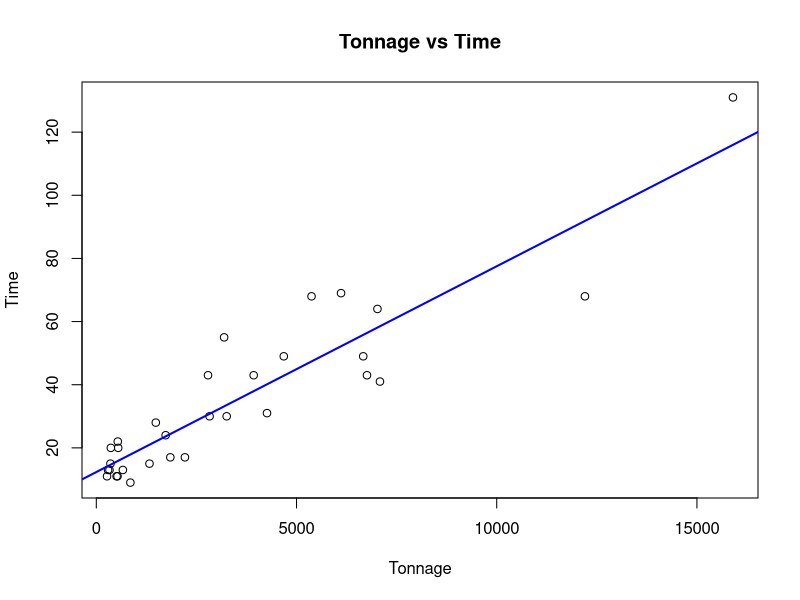
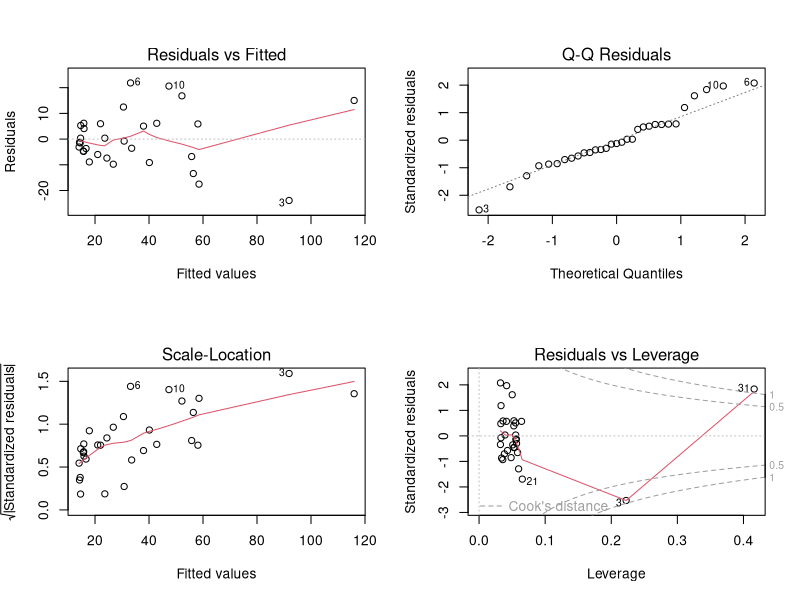
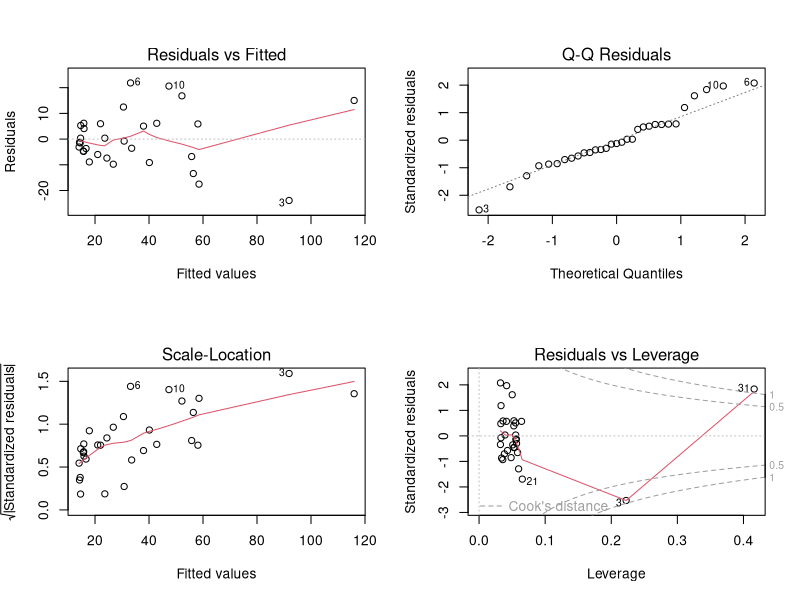
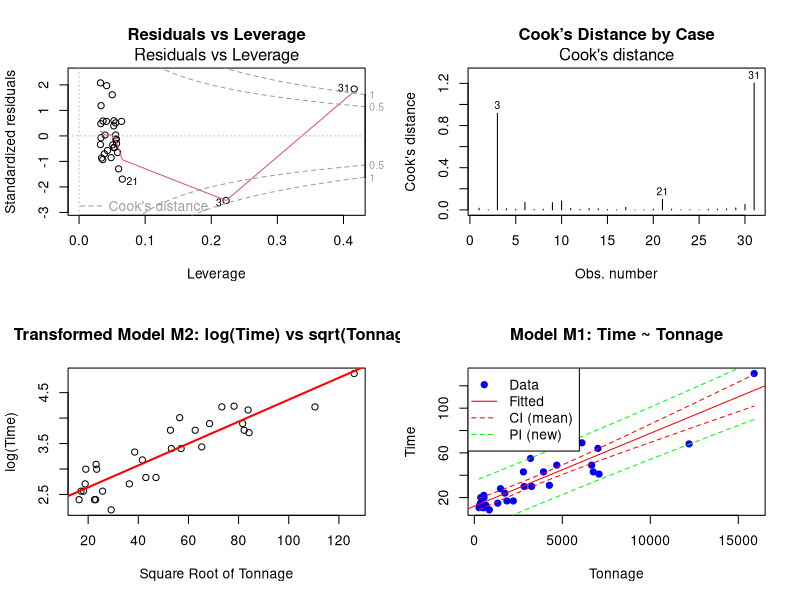
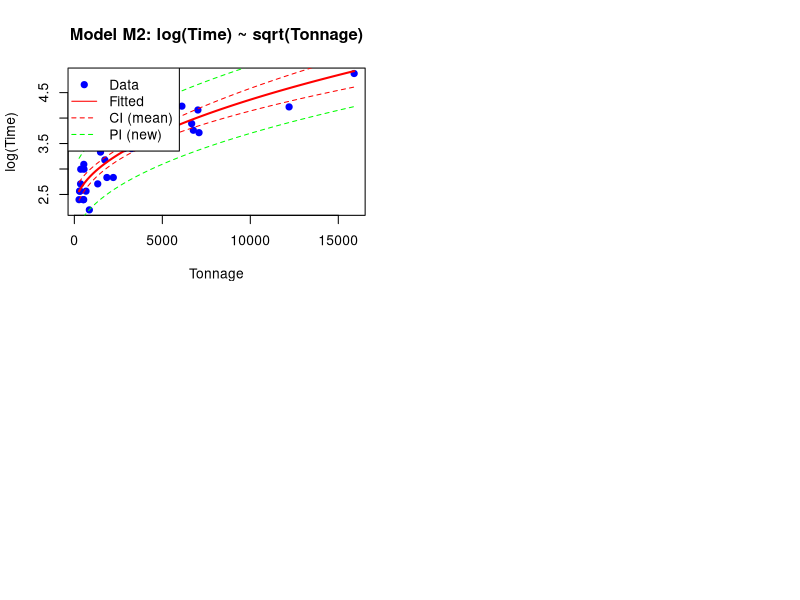

Recreate these plots in R, in order.
## ---- chunk 1
knitr::opts_chunk$set(echo = TRUE)
## ---- chunk 2
1 - pnorm (15, 25, 4)
## ---- chunk 3
probability <- pnorm(35, 25, 4) - pnorm(20, 25, 4)
probability
## ---- chunk 4
qnorm(1- 0.01, 25, 4)
## ---- chunk 5
lower_bound <- qnorm(0.05, 25, 4)
upper_bound <- qnorm(0.95, 25, 4)
lower_bound
upper_bound
## ---- chunk 6
  set.seed(123)
  mean_no_disease <- 195.2745
  mean_disease <- 216.1906
  var_no_disease <- 1303.9231
  var_disease <- 1850.2488
  n_no_disease <- 51
  n_disease <- 320
  group1 <- rnorm(n_no_disease, mean_no_disease, sqrt(var_no_disease))
  group2 <- rnorm(n_disease, mean_disease, sqrt(var_disease))
  t_test_result <- t.test(group1, group2, var.equal = FALSE, conf.level = 0.99)
  t_test_result

## ---- chunk 7
t_test_result$conf.int
## ---- chunk 8
data <- read.table("glakes.txt", header = TRUE)
model1 <- lm(Time ~ Tonnage, data = data)
plot(data$Tonnage, data$Time, main = "Tonnage vs Time", xlab = "Tonnage", ylab = "Time")
abline(model1, col = "blue", lwd = 2)
## ---- chunk 9
data <- read.table("glakes.txt", header = TRUE)
fit_glakes <- lm(Time ~ Tonnage, data = data)
summary(fit_glakes)
par(mfrow = c(2, 2))
plot(fit_glakes)
## ---- chunk 10
glakes <- read.table("glakes.txt", header = TRUE)
fit_glakes <- lm(Time ~ Tonnage, data = data)
par(mfrow = c(2, 2)) 
plot(fit_glakes)
glakes_infl <- influence.measures(fit_glakes)
leverage_inv <- hatvalues(fit_glakes)
cooks_dist_inv <- cooks.distance(fit_glakes)
leverage_inv
cooks_dist_inv
plot(fit_glakes, which = 5, main = "Residuals vs Leverage")
plot(fit_glakes, which = 4, main = "Cook’s Distance by Case")
## ---- chunk 11
glakes <- read.table("glakes.txt", header = TRUE)
fit_m2 <- lm(log(Time) ~ sqrt(Tonnage), data = glakes)
plot(log(Time) ~ sqrt(Tonnage), data = glakes, main = "Transformed Model M2: log(Time) vs sqrt(Tonnage)", xlab = "Square Root of Tonnage", ylab = "log(Time)")
abline(fit_m2, col = "red", lwd = 2)
summary(fit_m2)
## ---- chunk 12
glakes <- read.table("glakes.txt", header = TRUE)
m2 <- lm(log(Time) ~ sqrt(Tonnage), data = glakes)
summary(m2)
## ---- chunk 13
glakes <- read.table("glakes.txt", header = TRUE)
 m1 <- lm(Time ~ Tonnage, data = glakes)
 newdata <- data.frame(Tonnage = 10000)
 m1_pred <- predict(m1, newdata, interval = "confidence", level = 0.95)
 m1_pred_pred <- predict(m1, newdata, interval = "prediction", level = 0.95)
 m1_pred
 m1_pred_pred
plot(glakes$Tonnage, glakes$Time, main = "Model M1: Time ~ Tonnage", xlab = "Tonnage", ylab = "Time", pch = 19, col = "blue")
abline(m1, col = "red")
tonnage_seq <- seq(min(glakes$Tonnage), max(glakes$Tonnage), length.out = 100)
m1_conf <- predict(m1, newdata = data.frame(Tonnage = tonnage_seq), interval = "confidence")
m1_pred_band <- predict(m1, newdata = data.frame(Tonnage = tonnage_seq), interval = "prediction")
lines(tonnage_seq, m1_conf[, "lwr"], col = "red", lty = 2)
lines(tonnage_seq, m1_conf[, "upr"], col = "red", lty = 2)
lines(tonnage_seq, m1_pred_band[, "lwr"], col = "green", lty = 2)
lines(tonnage_seq, m1_pred_band[, "upr"], col = "green", lty = 2)
legend("topleft", legend = c("Data", "Fitted", "CI (mean)", "PI (new)"), col = c("blue", "red", "red", "green"), lty = c(NA, 1, 2, 2), pch = c(19, NA, NA, NA))

## ---- chunk 14
 glakes <- read.table("glakes.txt", header = TRUE)
 m2 <- lm(log(Time) ~ I(Tonnage^0.5), data = glakes)
 newdata <- data.frame(Tonnage = 10000)
 m2_pred_log <- predict(m2, newdata, interval = "confidence", level = 0.95)
 m2_pred <- exp(m2_pred_log)
 m2_pred
 m2_pred_pred_log <- predict(m2, newdata, interval = "prediction", level = 0.95)
 m2_pred_pred <- exp(m2_pred_pred_log)
 m2_pred_pred
 plot(glakes$Tonnage, log(glakes$Time), main = "Model M2: log(Time) ~ sqrt(Tonnage)",  xlab = "Tonnage", ylab = "log(Time)", pch = 19, col = "blue")
 tonnage_seq <- seq(min(glakes$Tonnage), max(glakes$Tonnage), length.out = 100)
 pred_log <- predict(m2, newdata = data.frame(Tonnage = tonnage_seq))
 lines(tonnage_seq, pred_log, col = "red", lwd = 2) 
 conf_log <- predict(m2, newdata = data.frame(Tonnage = tonnage_seq), interval = "confidence")
 pred_band_log <- predict(m2, newdata = data.frame(Tonnage = tonnage_seq), interval = "prediction")
 lines(tonnage_seq, conf_log[, "lwr"], col = "red", lty = 2)
 lines(tonnage_seq, conf_log[, "upr"], col = "red", lty = 2)
 lines(tonnage_seq, pred_band_log[, "lwr"], col = "green", lty = 2) 
 lines(tonnage_seq, pred_band_log[, "upr"], col = "green", lty = 2)
 legend("topleft",  legend = c("Data", "Fitted", "CI (mean)", "PI (new)"),  col = c("blue", "red", "red", "green"), lty = c(NA, 1, 2, 2), pch = c(19, NA, NA, NA))

